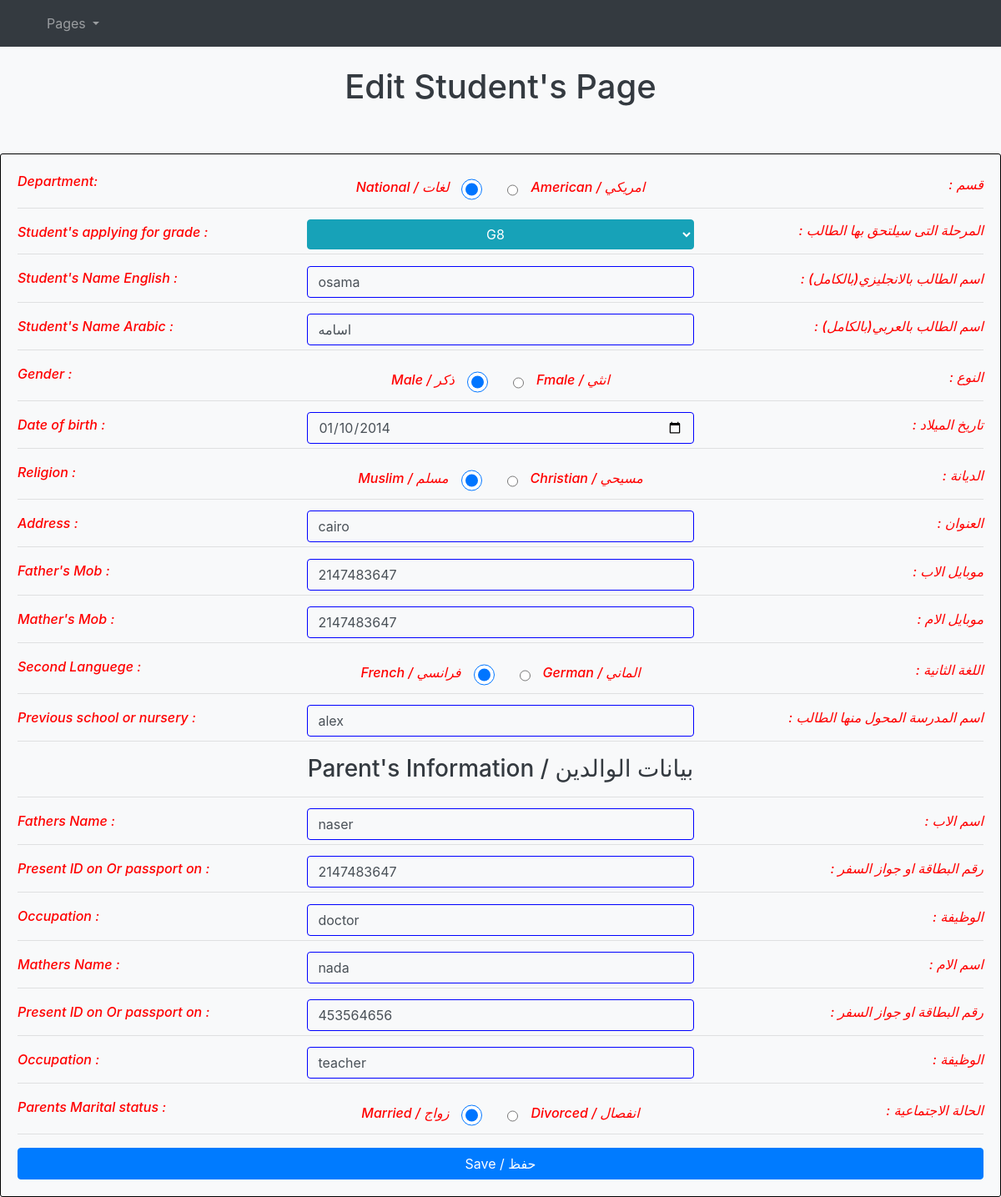
/edit.php?id=3 (signed in), run on the app's committed database.
### tables this page shows
CREATE TABLE `students` (
  `id` int(11) NOT NULL,
  `grade` varchar(255) NOT NULL,
  `std_name_en` varchar(255) NOT NULL,
  `std_name_ar` varchar(255) NOT NULL,
  `gander` varchar(255) NOT NULL,
  `date_b` varchar(255) NOT NULL,
  `age` varchar(255) NOT NULL,
  `rlg` varchar(255) NOT NULL,
  `adrs` varchar(255) NOT NULL,
  `fath_num` int(11) NOT NULL,
  `math_num` int(11) NOT NULL,
  `scd_lang` varchar(255) NOT NULL DEFAULT '0',
  `p_school` varchar(255) NOT NULL,
  `fath_name` varchar(255) NOT NULL,
  `fath_p_id` int(11) NOT NULL,
  `fath_jop` varchar(255) NOT NULL,
  `math_name` varchar(255) NOT NULL,
  `math_p_id` int(11) NOT NULL,
  `math_jop` varchar(255) NOT NULL,
  `statu` varchar(255) NOT NULL,
  `dep` varchar(255) NOT NULL,
  `st` int(11) NOT NULL DEFAULT 0,
  `the_code` int(11) NOT NULL,
  `pd` int(255) NOT NULL DEFAULT 0
);

### edit.php (the view, shortened to what this page needs)
<?php
 include  "layout/header.php";
$id = isset($_GET['id']) && is_numeric($_GET['id'])? intval($_GET['id']):0;
$stmet = $conn->prepare("SELECT * FROM students WHERE id = ? LIMIT 1");
$stmet->execute(array($id));
$row = $stmet->fetch();
  ?>
  <nav class="navbar navbar-expand-md navbar-dark bg-dark">
  <div class="collapse navbar-collapse" id="navbarSupportedContent">
    <ul class="navbar-nav mr-auto ">
      <li class="nav-item active">
      <a class="nav-link" href="#"><span class="sr-only">(current)</span></a>
      </li>
      <li class="nav-item dropdown">
        <a class="nav-link dropdown-toggle" href="#" id="navbarDropdown" role="button" data-toggle="dropdown" aria-haspopup="true" aria-expanded="false">
        Pages
        </a>
      </li>
    </ul>
  </div>
</nav>
    <br>
    <h1 class="text-center text-dark">Edit Student's Page</h1>
    <br><br>
    <div class="Container std" style="position:relative; z-index:3;">
    <form action="" method='post'>
    <label for=""> Department: </label>
          <div class=" d_radio d-flex justify-content-center">
             <label style="" for="nato"> National / لغات </label> <input <?php if($row['dep']=='National'){ echo 'checked';}?> class="radio" type="radio" id="nato" value="National" name="dep" required="required"> <input <?php if($row['dep']=='American'){ echo 'checked';}?> class="radio" type="radio" id="americ" value="American" name="dep" required="required">  <label for="americ" class=""> American / امريكي</label>
          </div>
          <label for="" class="d-flex justify-content-end lb_top">: قسم</label>
      <hr>
      <label for="grade">Student's applying for grade : </label>
              <select class="form-select btn btn-info d-flex s justify-content-center" id="grade" aria-label="Default select example" name="grade">
                 <option value="G8" <?php if($row['grade']=='G8'){ echo 'selected';}?> >G8</option>
              </select>
              <label for="grade" class="d-flex justify-content-end lb_top "> : المرحلة التى سيلتحق بها الطالب </label>
              <hr>
      <label for="std_name_en"> Student's Name English : </label> <input value="<?php echo $row['std_name_en'];?>"  class="form-control  s" style="background: transparent; border:1px solid blue;" id="std_name_en" name="std_name_en" required><label for="std_name_en" class="d-flex justify-content-end lb_top ">: اسم الطالب بالانجليزي(بالكامل)</label>
      <hr>
      <label for="std_name_ar"> Student's Name Arabic : </label> <input value="<?php echo $row['std_name_ar'];?>"  class="form-control  s" style="background: transparent; border:1px solid blue;" id="std_name_ar" name="std_name_ar" required><label for="std_name_ar" class="d-flex justify-content-end lb_top ">: اسم الطالب بالعربي(بالكامل)</label>
      <hr>
      <label for="">Gender :  </label>
          <div class=" d_radio d-flex justify-content-center">
             <label style="" for="Male"> Male / ذكر </label> <input <?php if($row['gander']=='Male'){ echo 'checked';}?> class="radio" type="radio" id="Male" value="Male" name="gander" required="required">
                                                            <input <?php if($row['gander']=='Fmale'){ echo 'checked';}?> class="radio" type="radio" id="Fmale" value="Fmale" name="gander" required="required">  <label for="Fmale" class=""> Fmale / انثي</label>
          </div>
          <label for="grade" class="d-flex justify-content-end lb_top ">: النوع  </label>
      <hr>
      <label for="bod"> Date of birth :  </label> <input value="<?php echo $row['date_b'];?>" class="form-control  s" type="date"  name="dat" style="background: transparent; border:1px solid blue;" id="bod"  required><label for="bod" class="d-flex justify-content-end lb_top " > : تاريخ الميلاد</label>
      <hr>
      <label for="">Religion  :  </label>
          <div class=" d_radio d-flex justify-content-center">
             <label style="" for="Muslim"> Muslim / مسلم </label> <input <?php if($row['rlg']=='Muslim'){ echo 'checked';}?> class="radio" type="radio" id="Muslim" value="Muslim" name="rlg" required="required">
                                                                   <input <?php if($row['rlg']=='Christian'){ echo 'checked';}?> class="radio" type="radio" id="Christian" value="Christian " name="rlg" required="required">  <label for="Christian" class=""> Christian / مسيحي </label>
          </div>
          <label for="" class="d-flex justify-content-end lb_top ">: الديانة  </label>
      <hr>
      <label for="address"> Address :  </label> <input value="<?php echo $row['adrs'];?>" class="form-control  s" id="address" style="background: transparent; border:1px solid blue;" name="address" required><label for="address" class="d-flex justify-content-end lb_top "> : العنوان </label>
      <hr>
      <label for="Father"> Father's Mob :  </label> <input value="<?php echo $row['fath_num'];?>" class="form-control  s" type="number" style="background: transparent; border:1px solid blue;" id="Father" name="fath_num" required><label for="Father" class="d-flex justify-content-end lb_top"> : موبايل الاب</label>
      <hr>
      <label for="Mather"> Mather's Mob : </label> <input value="<?php echo $row['math_num'];?>" style="background: transparent; border:1px solid blue;" class="form-control  s" type="number" id="Mather" name="math_num" required><label for="Mather" class="d-flex justify-content-end lb_top"> : موبايل الام</label>
      <hr>
      <label for=""> Second Languege : </label>
          <div class=" d_radio d-flex justify-content-center">
             <label style="" for="French"> French / فرانسي  </label> <input <?php if($row['scd_lang']=='French'){ echo 'checked';}?> class="radio" type="radio" id="French" value="French" name="scd_lang" required="required">
                                                                     <input <?php if($row['scd_lang']=='German'){ echo 'checked';}?> class="radio" type="radio" id="German" value="German" name="scd_lang" required="required">  <label for="German" class=""> German / الماني</label>
          </div>
          <label for="" class="d-flex justify-content-end lb_top"> : اللغة الثانية</label>
      <hr>
      <label for="p_school"> Previous school or nursery : </label> <input value="<?php echo $row['p_school'];?>" style="background: transparent; border:1px solid blue;" class="form-control  s" id="p_school" name="p_school" required><label for="p_school" class="d-flex justify-content-end lb_top"> : اسم المدرسة المحول منها الطالب </label>
      <hr>
      <h3 class="text-center text-dark">Parent's Information / بيانات الوالدين</h3><hr>
      <label for="Fathers">Fathers Name : </label> <input value="<?php echo $row['fath_name'];?>" class="form-control  s" style="background: transparent; border:1px solid blue;" id="Fathers" name="fath_name" required><label for="Fathers" class="d-flex justify-content-end lb_top ">: اسم الاب</label>
      <hr>
      <label for="fath_p_id"> Present ID on Or passport on : </label> <input value="<?php echo $row['fath_p_id'];?>" style="background: transparent; border:1px solid blue;" class="form-control  s" id="fath_p_id" name="fath_p_id" type="number" required><label for="fath_p_id" class="d-flex justify-content-end lb_top">: رقم البطاقة او جواز السفر </label>
      <hr>
      <label for="fath_jop"> Occupation :</label> <input value="<?php echo $row['fath_jop'];?>" class="form-control  s" style="background: transparent; border:1px solid blue;" id="fath_jop" name="fath_jop" required><label for="fath_jop" class="d-flex justify-content-end lb_top">: الوظيفة  </label>
      <hr>
      <label for="math_name">Mathers Name : </label> <input value="<?php echo $row['math_name'];?>" class="form-control  s" style="background: transparent; border:1px solid blue;" id="math_name" name="math_name" required><label for="math_name" class="d-flex justify-content-end lb_top"> : اسم الام</label>
      <hr>
      <label for="math_p_id">Present ID on Or passport on :</label> <input value="<?php echo $row['math_p_id'];?>" style="background: transparent; border:1px solid blue;" class="form-control  s" type="number" id="math_p_id" name="math_p_id" required><label for="math_p_id" class="d-flex justify-content-end lb_top">: رقم البطاقة او جواز السفر </label>
      <hr>
      <label for="math_jop"> Occupation :</label> <input value="<?php echo $row['math_jop'];?>" class="form-control  s" style="background: transparent; border:1px solid blue;" id="math_jop" name="math_jop" required><label for="math_jop" class="d-flex justify-content-end lb_top">: الوظيفة   </label>
      <hr>
      <label for=""> Parents Marital status :</label>
          <div class=" d_radio d-flex justify-content-center">
             <label style="" for="Married"> Married / زواج  </label> <input <?php if($row['statu']=='Married'){ echo 'checked';}?> class="radio" type="radio" id="Married" value="Married" name="statu" required="required">
                                                                    <input <?php if($row['statu']=='Divorced'){ echo 'checked';}?> class="radio" type="radio" id="Divorced" value="Divorced" name="statu" required="required"><label for="Divorced" class="">Divorced / انفصال</label>
          </div>
          <label for="" class="d-flex justify-content-end lb_top">: الحالة الاجتماعية</label>
          <hr>
          <button data-toggle="modal" data-target="#exampleModalCenter" class="btn btn-primary btn-block " name="save">Save / حفظ</button>
    </div>
    <?php
  include  "layout/footer.php";?>

### layout/header.php (shortened to what this page needs)
<!DOCTYPE html>
<html lang="en">
<head>
<link rel="stylesheet" href="style/bootstrap.min.css">
<link rel="stylesheet" href="style/font-awesome.min.css">
<link rel="stylesheet" href="style/css.css">
</head>
<body class="bg-light" onload="login()">

### layout/footer.php (shortened to what this page needs)
  </body>
</html>

### style/css.css (style rules this page uses)
@media (min-width:100px) and (max-width:9800px) { .std { border:1px black solid;padding:20px;border-radius:3px; } }
@media (min-width:100px) and (max-width:9800px) { .std .s { width:40%; margin:auto; margin-top:-3%; } }
@media (min-width:100px) and (max-width:9800px) { .std { color:red; } }
@media (min-width:100px) and (max-width:9800px) { .d_radio { margin-top:-25px; } }
@media (min-width:100px) and (max-width:9800px) { input[type=radio]:checked { width:25px; height:30px; font-size:25px; } }
@media (min-width:100px) and (max-width:9800px) { input[type=radio] { margin:0px 15px; } }
@media (min-width:100px) and (max-width:9800px) { .std label { font-style: oblique;font-weight: 500; } }
@media (min-width:100px) and (max-width:9800px) { .lb_top { margin-top: -35px; } }

### data on the page
students: dep "☑ National / لغات", dep "☐ American / امريكي", grade "G8", std_name_en "osama", std_name_ar "اسامه", gander "☑ Male / ذكر", gander "☐ Fmale / انثي", dat "01/10/2014", rlg "☑ Muslim / مسلم", rlg "☐ Christian / مسيحي", address "cairo", fath_num "2147483647", math_num "2147483647", scd_lang "☑ French / فرانسي", scd_lang "☐ German / الماني", p_school "alex", fath_name "naser", fath_p_id "2147483647", fath_jop "doctor", math_name "nada", math_p_id "453564656", math_jop "teacher", statu "☑ Married / زواج", statu "☐ Divorced / انفصال"
